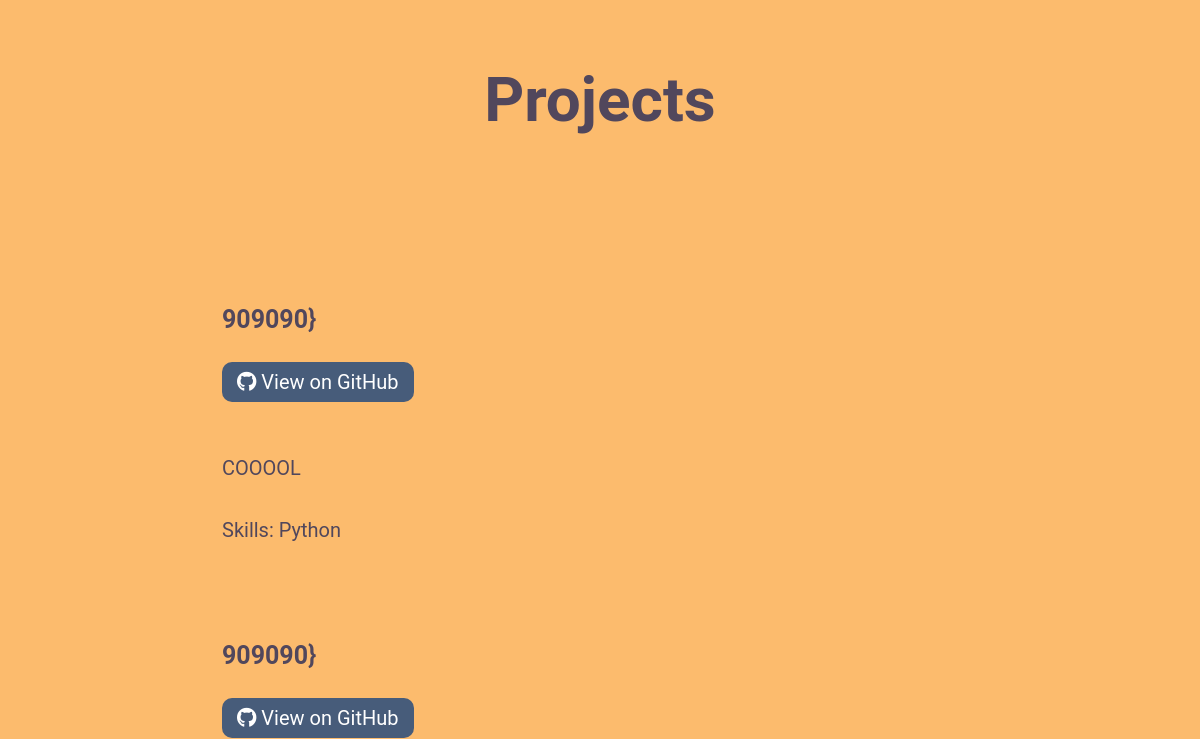
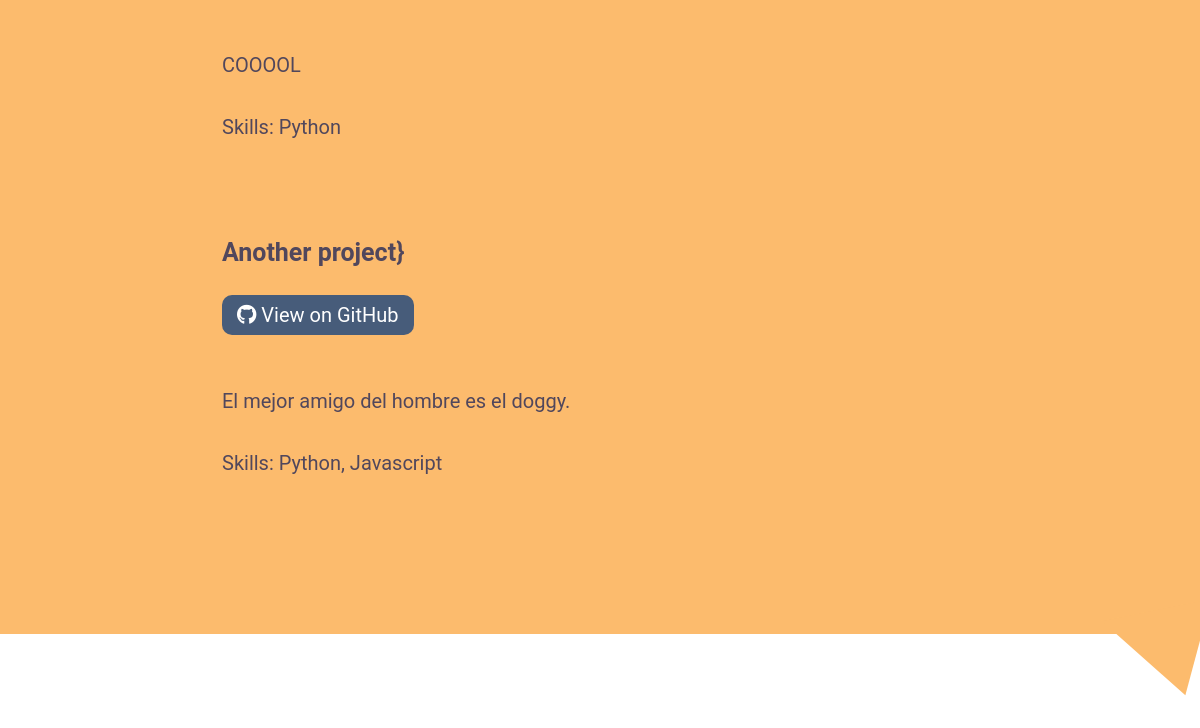
Before: / (middle part) with the older database file (2 pictures, top to bottom).
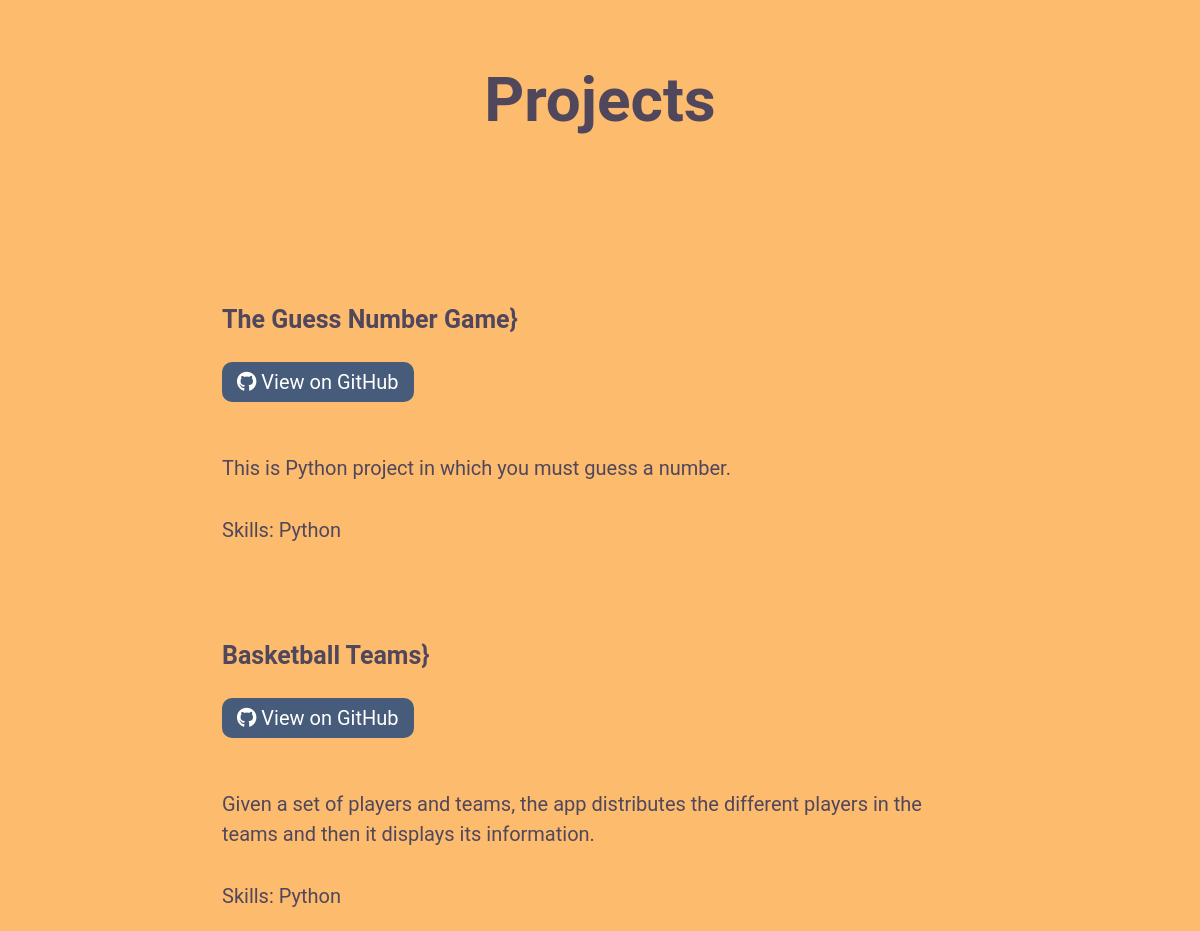
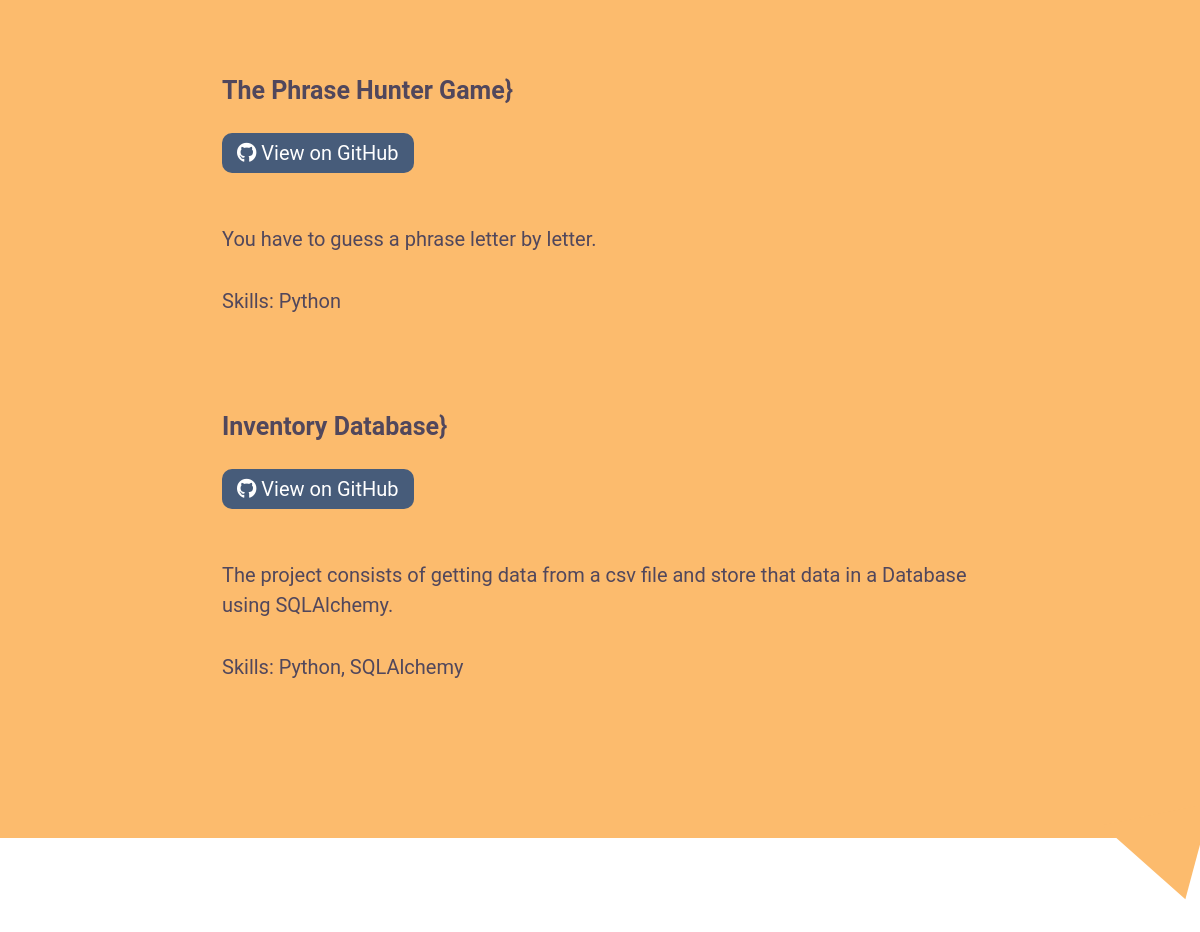
After: the same page with the newer database file (2 pictures, top to bottom).
### models.py (models this page shows, shortened)
class New_Project(db.Model):
    id = db.Column(db.Integer, primary_key=True)
    title = db.Column('Title', db.String())
    date = db.Column('Created', db.DateTime, default=datetime.datetime.now)
    description = db.Column('Description', db.Text())
    skills = db.Column('Skills', db.String())
    github = db.Column('GitHub Link', db.String())

class Old_Project(db.Model):
    id = db.Column(db.Integer, primary_key=True)
    title = db.Column('Title', db.String())
    description = db.Column('Description', db.Text())
    skills_practiced = db.Column('Skills Practiced', db.Text())
    github_link = db.Column('Github Link', db.String())
    main_app = db.Column('Main App', db.Text())
    extra_file01 = db.Column('Extra File 01', db.Text())
    extra_file02 = db.Column('Extra File 02', db.Text())
    extra_file03 = db.Column('Extra File 03', db.Text())

### app.py (the view)
@app.route('/')
def index():
    old_projects = Old_Project.query.all()
    new_projects = New_Project.query.all()
    return render_template('index.html', old_projects=old_projects, new_projects=new_projects)

### Templates/index.html (shortened to what this page needs)
{% extends 'layout.html' %}
{% block content %}
        <section id="projects">
            <h2>Projects</h2><br>
            <div id="project-list">
                {% for old_project in old_projects %}
                    <div id="project1" class="a-project">
                        <h3>{{ old_project.title }}}</h3>
                        <a href="{{ old_project.github_link }}" class="github-btn">
                            <i class="fab fa-github"></i>
                            View on GitHub
                        </a><br>
                        <br><p>
                            {{ old_project.description }}
                        </p>
                        <p>
                            Skills: {{ old_project.skills_practiced }}
                        </p>
                    </div>
                {% endfor %}
                {% for new_project in new_projects %}
                    <div id="project1" class="a-project">
                        <h3>{{ new_project.title }}}</h3>
                        <a href="{{ new_project.github }}" class="github-btn">
                            <i class="fab fa-github"></i>
                            View on GitHub
                        </a><br>
                        <br><p>
                            {{ new_project.description }}
                        </p>
                        <p>
                            Skills: {{ new_project.skills }}
                        </p>
                    </div>
                {% endfor %}
            </div>
            <div id="triangle4"></div>
        </section>
        <section id="contact">
        </section>
{% endblock %}

### Templates/layout.html (shortened to what this page needs)
<!DOCTYPE html>
<html>
    <head>
        <link rel="stylesheet" href="https://cdnjs.cloudflare.com/ajax/libs/font-awesome/5.15.3/css/all.min.css">
        <link href="https://cdn.jsdelivr.net/npm/bootstrap@5.0.0-beta2/dist/css/bootstrap.min.css" rel="stylesheet">
        <link rel="stylesheet" href="styles.css">
    </head>
    <body>
    {% block content %}
    {% endblock %}
     </body>
</html>

### CSS/styles.css (style rules this page uses)
:root { --primary-text: #51475c; --secondary-text: #ab6c82; --primary: #475c7a; --secondary: #fcbb6d; --accent: #d8737f; --white: #fff; }
* { font-family: 'Roboto', Arial, Helvetica, sans-serif; color: var(--primary-text); }
p, li, a { font-size: 20px; }
h2 { font-size: 30px; font-weight: bold; }
h3 { font-size: 25px; font-weight: bold; }
body { overflow-x: hidden; }
#projects { background-color: var(--secondary); position: relative; text-align: center; padding: 5%; }
#projects .a-project { text-align: left; margin-left: 5%; margin-right: 5%; }
#projects .a-project h3 { margin-bottom: 2rem; margin-top: 3rem; }
.github-btn { border-radius: 10px; background-color: var(--primary); padding: 8px 15px; color: var(--white); text-decoration: none; }
.github-btn i { color: var(--white); }
#projects .a-project p { margin-top: 2rem; }
#projects #triangle4 { width: 0; height: 0; border-top: 50px solid transparent; border-right: 100px solid var(--secondary); border-bottom: 50px solid transparent; position: absolute; bottom: -50px; right: 0; transform: rotate(15deg); overflow: hidden; }
#contact { margin-left: 5%; margin-right: 5%; text-align: center; margin-bottom: 6rem; }
@media (min-width: 992px) { h2 { font-size: 62px; } }
@media (min-width: 992px) { #about, #projects, #contact, #about-page { padding: 5% 15%; } }
@media (min-width: 992px) { #contact { margin-top: 4rem; margin-bottom: 6rem; } }
@media (min-width: 1200px) { #projects h2 { margin-bottom: 6rem; } }
@media (min-width: 1200px) { #projects .a-project { margin-bottom: 6rem; } }

Changed rows visible on the page:
removed New_Project: title "909090", description "COOOOL", skills "Python"
removed New_Project: title "909090", description "COOOOL", skills "Python"
removed New_Project: title "Another project", description "El mejor amigo del hombre es el doggy.", skills "Python, Javascript"
added Old_Project: title "The Guess Number Game", description "This is Python project in which you must guess a number.", skills_practiced "Python"
added Old_Project: title "Basketball Teams", description "Given a set of players and teams, the app distributes the different players in the teams and then it displays its information.", skills_practiced "Python"
added Old_Project: title "The Phrase Hunter Game", description "You have to guess a phrase letter by letter.", skills_practiced "Python"
added Old_Project: title "Inventory Database", description "The project consists of getting data from a csv file and store that data in a Database using SQLAlchemy.", skills_practiced "Python, SQLAlchemy"
